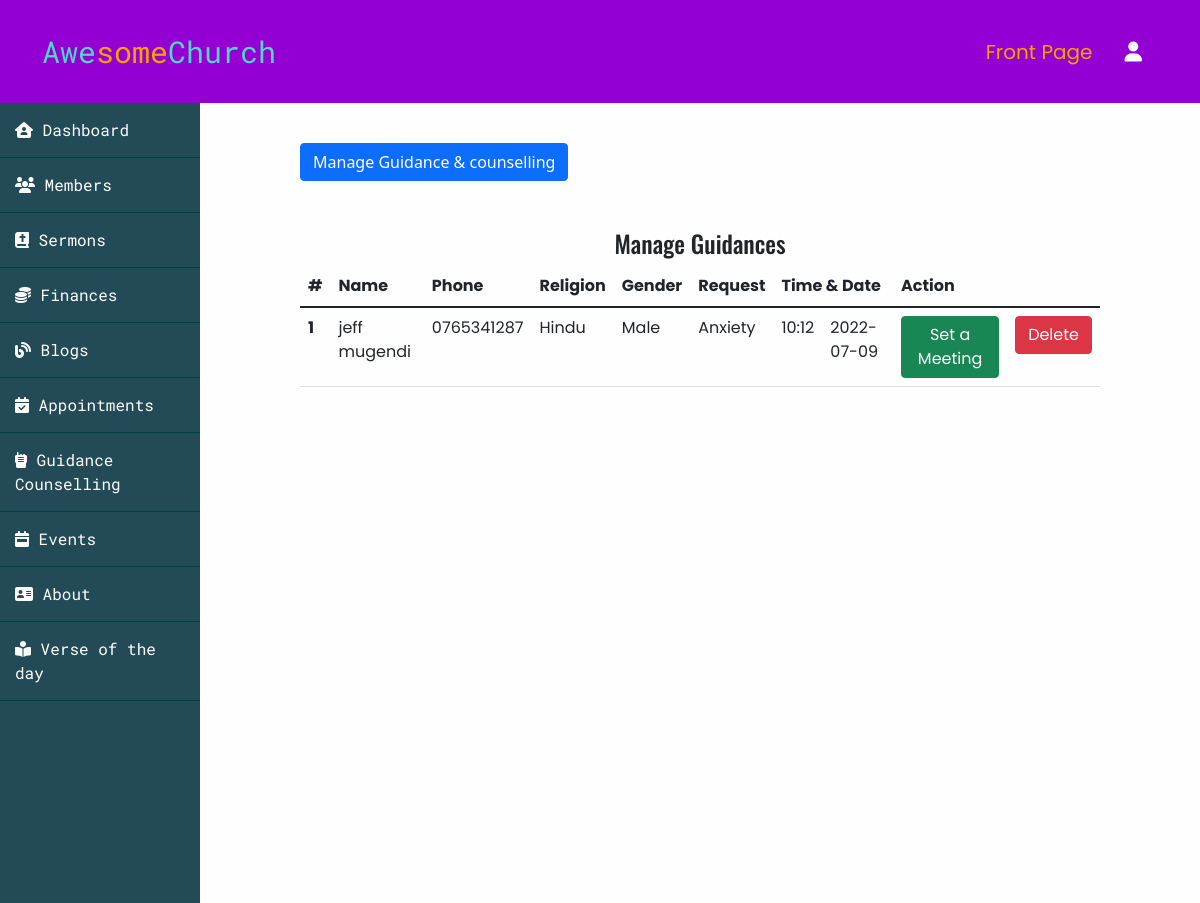
Page /admin/counselling/index.php on the committed database.
### tables this page shows
CREATE TABLE `counselling` (
  `id` int(255) NOT NULL,
  `user_id` int(255) NOT NULL,
  `admin_id` int(255) NOT NULL,
  `your_name` varchar(255) NOT NULL,
  `Phone_number` varchar(255) NOT NULL,
  `country` varchar(255) NOT NULL,
  `religion` varchar(255) NOT NULL,
  `gender` varchar(255) NOT NULL,
  `request` varchar(255) NOT NULL,
  `meeting_date` varchar(255) NOT NULL,
  `meeting_time` varchar(255) NOT NULL
);

### app/controllers/counselling.php (called while the page is built, shortened)
<?php
    include(ROOT_PATH . "/app/database/db.php");
    $table = 'counselling';
    $consel_data = selectAll($table);

### app/database/db.php (called while the page is built, shortened)
<?php
    require("connect.php");
    function selectAll($table, $conditions = []){
        global $conn;
        $sql = "SELECT * FROM $table";
        if(empty($conditions)){
            $stmt = $conn->prepare($sql);
            $stmt->execute();
            $records = $stmt->get_result()->fetch_all(MYSQLI_ASSOC);
            return $records;
        }
    }

### admin/counselling/index.php (the view, shortened to what this page needs)
<?php
    include(ROOT_PATH . "/app/controllers/counselling.php");
?>
<!DOCTYPE html>
<html lang="en">
<head>
    <link href="https://cdn.jsdelivr.net/npm/bootstrap@5.1.3/dist/css/bootstrap.min.css" rel="stylesheet">
    <link rel="stylesheet" href="https://cdnjs.cloudflare.com/ajax/libs/font-awesome/6.1.0/css/all.min.css" />
    <link rel="stylesheet" href="https://cdnjs.cloudflare.com/ajax/libs/OwlCarousel2/2.3.4/assets/owl.carousel.min.css" />
    <link rel="stylesheet" href="https://cdnjs.cloudflare.com/ajax/libs/OwlCarousel2/2.3.4/assets/owl.theme.default.min.css" />
    <link rel="stylesheet" href="<?php echo BASE_URL . "/assets/css/index.css" ?>">
    <link rel="stylesheet" href="<?php echo BASE_URL . "/assets/css/admin.css" ?>">
</head>
<body>
    <?php
        include(ROOT_PATH . '/app/includes/adminHeader.php');
    ?>
    <section class="admin-main-content">
        <?php
            include(ROOT_PATH . '/app/includes/innerAdminSideBarLinks.php');
        ?>
        <div class="admin-mainbar">
            <span><a href="<?php echo BASE_URL . "/admin/counselling/index.php" ?>" class="btn btn-primary">Manage Guidance & counselling</a></span>
            <div class="py-5">
                <h4 class="font-oswald text-center">Manage Guidances</h4>
                <table class="table pt-3 font-poppins">
                    <thead>
                        <tr>
                            <th scope="col">#</th>
                            <th scope="col">Name</th>
                            <th scope="col">Phone</th>
                            <th scope="col">Religion</th>
                            <th scope="col">Gender</th>
                            <th scope="col">Request</th>
                            <th scope="col" colspan="2">Time & Date</th>
                            <th scope="col" colspan="2">Action</th>
                        </tr>
                    </thead>
                    <tbody>
                        <?php foreach($consel_data as $key => $counsel): ?>
                            <tr>
                                <th scope="row"><?php echo $key + 1 ?></th>
                                <td><?php echo $counsel['your_name'] ?></td>
                                <td><?php echo $counsel['Phone_number'] ?></td>
                                <td><?php echo $counsel['religion'] ?></td>
                                <td><?php echo $counsel['gender'] ?></td>
                                <td><?php echo $counsel['request'] ?></td>
                                <td><?php echo $counsel['meeting_time'] ?></td>
                                <td><?php echo $counsel['meeting_date'] ?></td>
                                <td><a href="editCounselling.php?id=<?php echo $counsel['id'] ?>" class="btn btn-success text-white">Set a Meeting</a></td>
                                <td><a href="index.php?delete_id=<?php echo $counsel['id'] ?>" class="btn btn-danger text-white">Delete</a></td>
                            </tr>
                        <?php endforeach; ?>
                    </tbody>
                </table>
            </div>
        </div>
    </section>
</body>
</html>

### assets/css/index.css (style rules this page uses)
.font-oswald { font-family: 'Oswald', sans-serif; }
.font-poppins { font-family: 'Poppins', sans-serif; }
html, body { height: 100%; padding: 0px; margin: 0px; background: #fffeff; box-sizing: border-box; }

### assets/css/admin.css (style rules this page uses)
html, body { padding: 0px; margin: 0px; }
.admin-main-content { display: flex; height: calc(100% - 66px); flex-direction: row; height: 100%; }
.admin-main-content .admin-mainbar { flex: 8; height: auto; padding: 40px 100px 100px; overflow-y: scroll; }

### rows in the picture
counselling: your_name "jeff mugendi", Phone_number "0765341287", religion "Hindu", gender "Male", request "Anxiety", meeting_time "10:12", meeting_date "2022-07-09"
